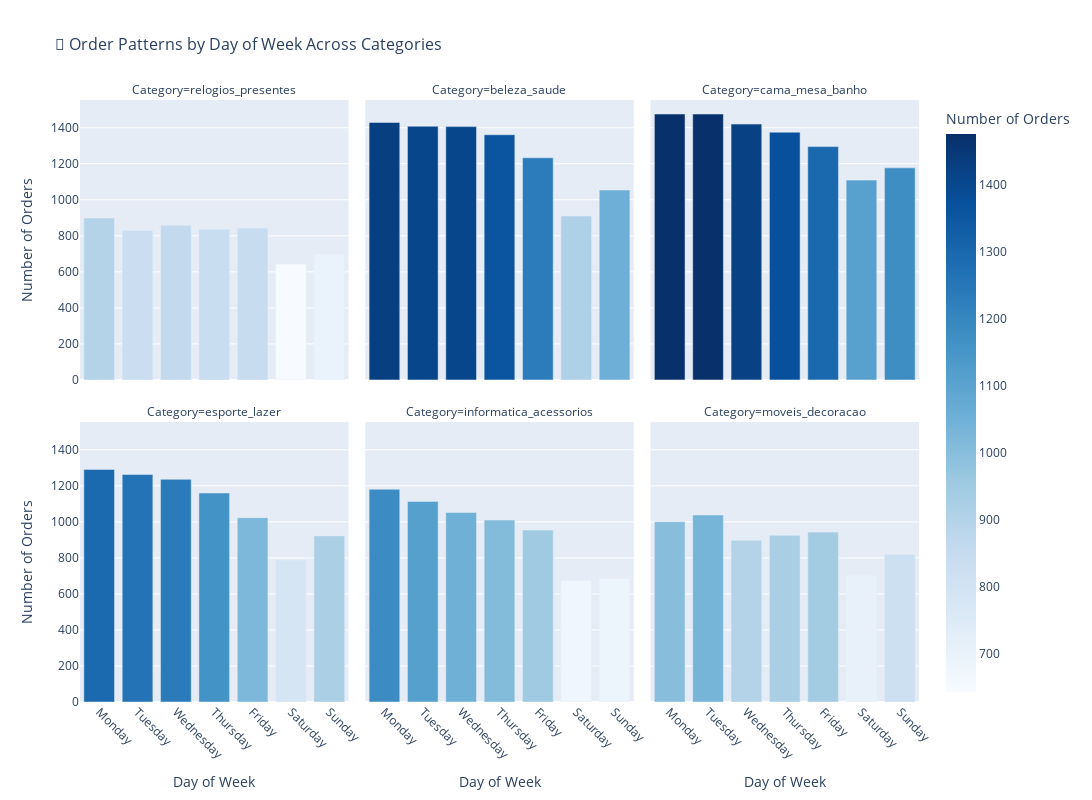

The code cell stored with this chart in its notebook:
### Markdown cell above
### 4.2 Facet Plots - Multiple Perspectives

### Code cell
# Create facet plot showing order patterns by day of week for top categories
top_categories = category_performance.head(6)['product_category_name'].tolist()
weekday_data = business_df[
    business_df['product_category_name'].isin(top_categories)
].groupby(['weekday', 'product_category_name']).agg({
    'order_id': 'count',
    'total_value': 'sum'
}).reset_index()

# Define weekday order
weekday_order = ['Monday', 'Tuesday', 'Wednesday', 'Thursday', 'Friday', 'Saturday', 'Sunday']
weekday_data['weekday'] = pd.Categorical(weekday_data['weekday'], categories=weekday_order, ordered=True)
weekday_data = weekday_data.sort_values('weekday')

# Create facet plot
fig = px.bar(
    weekday_data,
    x='weekday',
    y='order_id',
    facet_col='product_category_name',
    facet_col_wrap=3,
    title='📅 Order Patterns by Day of Week Across Categories',
    labels={
        'weekday': 'Day of Week',
        'order_id': 'Number of Orders',
        'product_category_name': 'Category'
    },
    color='order_id',
    color_continuous_scale='Blues'
)

# Update layout for better readability
fig.update_layout(
    width=1200,
    height=800,
    title_font_size=16,
    showlegend=False
)

# Rotate x-axis labels
fig.update_xaxes(tickangle=45)

fig.show()

print("\n📊 Facet Plot Benefits:")
print("  • Compare patterns across multiple categories simultaneously")
print("  • Identify category-specific trends")
print("  • Spot weekend vs weekday shopping behaviors")
print("  • Each subplot maintains its own scale for better comparison")

### Figure 1 — Plotly figure (JSON) as saved in the notebook; plotly's stock layout.template omitted (floating-point values rounded to 4 significant figures)
{"data": [{"hovertemplate": "Category=relogios_presentes<br>Day of Week=%{x}<br>Number of Orders=%{marker.color}<extra></extra>", "legendgroup": "", "marker": {"color": [899, 829, 859, 837, 843, 643, 697], "coloraxis": "coloraxis", "pattern": {"shape": ""}}, "name": "", "orientation": "v", "showlegend": false, "textposition": "auto", "type": "bar", "x": ["Monday", "Tuesday", "Wednesday", "Thursday", "Friday", "Saturday", "Sunday"], "xaxis": "x4", "y": [899, 829, 859, 837, 843, 643, 697], "yaxis": "y4"}, {"hovertemplate": "Category=beleza_saude<br>Day of Week=%{x}<br>Number of Orders=%{marker.color}<extra></extra>", "legendgroup": "", "marker": {"color": [1429, 1408, 1406, 1361, 1233, 910, 1054], "coloraxis": "coloraxis", "pattern": {"shape": ""}}, "name": "", "orientation": "v", "showlegend": false, "textposition": "auto", "type": "bar", "x": ["Monday", "Tuesday", "Wednesday", "Thursday", "Friday", "Saturday", "Sunday"], "xaxis": "x5", "y": [1429, 1408, 1406, 1361, 1233, 910, 1054], "yaxis": "y5"}, {"hovertemplate": "Category=cama_mesa_banho<br>Day of Week=%{x}<br>Number of Orders=%{marker.color}<extra></extra>", "legendgroup": "", "marker": {"color": [1476, 1476, 1420, 1375, 1295, 1109, 1177], "coloraxis": "coloraxis", "pattern": {"shape": ""}}, "name": "", "orientation": "v", "showlegend": false, "textposition": "auto", "type": "bar", "x": ["Monday", "Tuesday", "Wednesday", "Thursday", "Friday", "Saturday", "Sunday"], "xaxis": "x6", "y": [1476, 1476, 1420, 1375, 1295, 1109, 1177], "yaxis": "y6"}, {"hovertemplate": "Category=esporte_lazer<br>Day of Week=%{x}<br>Number of Orders=%{marker.color}<extra></extra>", "legendgroup": "", "marker": {"color": [1291, 1263, 1236, 1160, 1023, 788, 922], "coloraxis": "coloraxis", "pattern": {"shape": ""}}, "name": "", "orientation": "v", "showlegend": false, "textposition": "auto", "type": "bar", "x": ["Monday", "Tuesday", "Wednesday", "Thursday", "Friday", "Saturday", "Sunday"], "xaxis": "x", "y": [1291, 1263, 1236, 1160, 1023, 788, 922], "yaxis": "y"}, {"hovertemplate": "Category=informatica_acessorios<br>Day of Week=%{x}<br>Number of Orders=%{marker.color}<extra></extra>", "legendgroup": "", "marker": {"color": [1181, 1113, 1052, 1010, 954, 675, 685], "coloraxis": "coloraxis", "pattern": {"shape": ""}}, "name": "", "orientation": "v", "showlegend": false, "textposition": "auto", "type": "bar", "x": ["Monday", "Tuesday", "Wednesday", "Thursday", "Friday", "Saturday", "Sunday"], "xaxis": "x2", "y": [1181, 1113, 1052, 1010, 954, 675, 685], "yaxis": "y2"}, {"hovertemplate": "Category=moveis_decoracao<br>Day of Week=%{x}<br>Number of Orders=%{marker.color}<extra></extra>", "legendgroup": "", "marker": {"color": [1001, 1038, 898, 925, 943, 705, 820], "coloraxis": "coloraxis", "pattern": {"shape": ""}}, "name": "", "orientation": "v", "showlegend": false, "textposition": "auto", "type": "bar", "x": ["Monday", "Tuesday", "Wednesday", "Thursday", "Friday", "Saturday", "Sunday"], "xaxis": "x3", "y": [1001, 1038, 898, 925, 943, 705, 820], "yaxis": "y3"}], "layout": {"annotations": [{"font": {}, "showarrow": false, "text": "Category=esporte_lazer", "x": 0.16, "xanchor": "center", "xref": "paper", "y": 0.465, "yanchor": "bottom", "yref": "paper"}, {"font": {}, "showarrow": false, "text": "Category=informatica_acessorios", "x": 0.5, "xanchor": "center", "xref": "paper", "y": 0.465, "yanchor": "bottom", "yref": "paper"}, {"font": {}, "showarrow": false, "text": "Category=moveis_decoracao", "x": 0.84, "xanchor": "center", "xref": "paper", "y": 0.465, "yanchor": "bottom", "yref": "paper"}, {"font": {}, "showarrow": false, "text": "Category=relogios_presentes", "x": 0.16, "xanchor": "center", "xref": "paper", "y": 1.0, "yanchor": "bottom", "yref": "paper"}, {"font": {}, "showarrow": false, "text": "Category=beleza_saude", "x": 0.5, "xanchor": "center", "xref": "paper", "y": 1.0, "yanchor": "bottom", "yref": "paper"}, {"font": {}, "showarrow": false, "text": "Category=cama_mesa_banho", "x": 0.84, "xanchor": "center", "xref": "paper", "y": 1.0, "yanchor": "bottom", "yref": "paper"}], "barmode": "relative", "coloraxis": {"colorbar": {"title": {"text": "Number of Orders"}}, "colorscale": [[0, "rgb(247,251,255)"], [0.125, "rgb(222,235,247)"], [0.25, "rgb(198,219,239)"], [0.375, "rgb(158,202,225)"], [0.5, "rgb(107,174,214)"], [0.625, "rgb(66,146,198)"], [0.75, "rgb(33,113,181)"], [0.875, "rgb(8,81,156)"], [1, "rgb(8,48,107)"]]}, "height": 800, "legend": {"tracegroupgap": 0}, "showlegend": false, "title": {"font": {"size": 16}, "text": "📅 Order Patterns by Day of Week Across Categories"}, "width": 1200, "xaxis": {"anchor": "y", "domain": [0, 0.32], "tickangle": 45, "title": {"text": "Day of Week"}}, "xaxis2": {"anchor": "y2", "domain": [0.34, 0.66], "matches": "x", "tickangle": 45, "title": {"text": "Day of Week"}}, "xaxis3": {"anchor": "y3", "domain": [0.68, 1.0], "matches": "x", "tickangle": 45, "title": {"text": "Day of Week"}}, "xaxis4": {"anchor": "y4", "domain": [0, 0.32], "matches": "x", "showticklabels": false, "tickangle": 45}, "xaxis5": {"anchor": "y5", "domain": [0.34, 0.66], "matches": "x", "showticklabels": false, "tickangle": 45}, "xaxis6": {"anchor": "y6", "domain": [0.68, 1.0], "matches": "x", "showticklabels": false, "tickangle": 45}, "yaxis": {"anchor": "x", "domain": [0, 0.465], "title": {"text": "Number of Orders"}}, "yaxis2": {"anchor": "x2", "domain": [0, 0.465], "matches": "y", "showticklabels": false}, "yaxis3": {"anchor": "x3", "domain": [0, 0.465], "matches": "y", "showticklabels": false}, "yaxis4": {"anchor": "x4", "domain": [0.535, 1.0], "matches": "y", "title": {"text": "Number of Orders"}}, "yaxis5": {"anchor": "x5", "domain": [0.535, 1.0], "matches": "y", "showticklabels": false}, "yaxis6": {"anchor": "x6", "domain": [0.535, 1.0], "matches": "y", "showticklabels": false}}}
